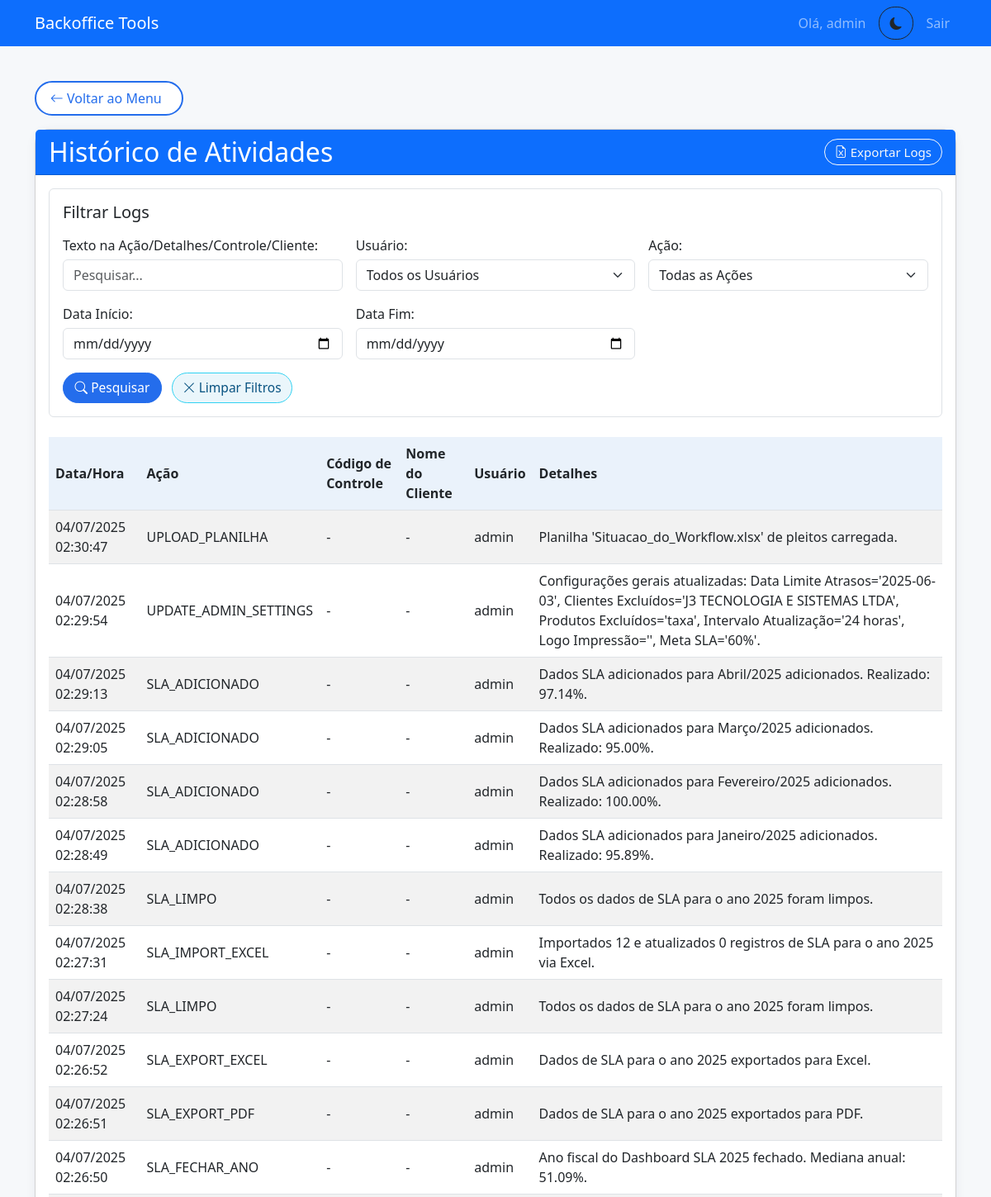
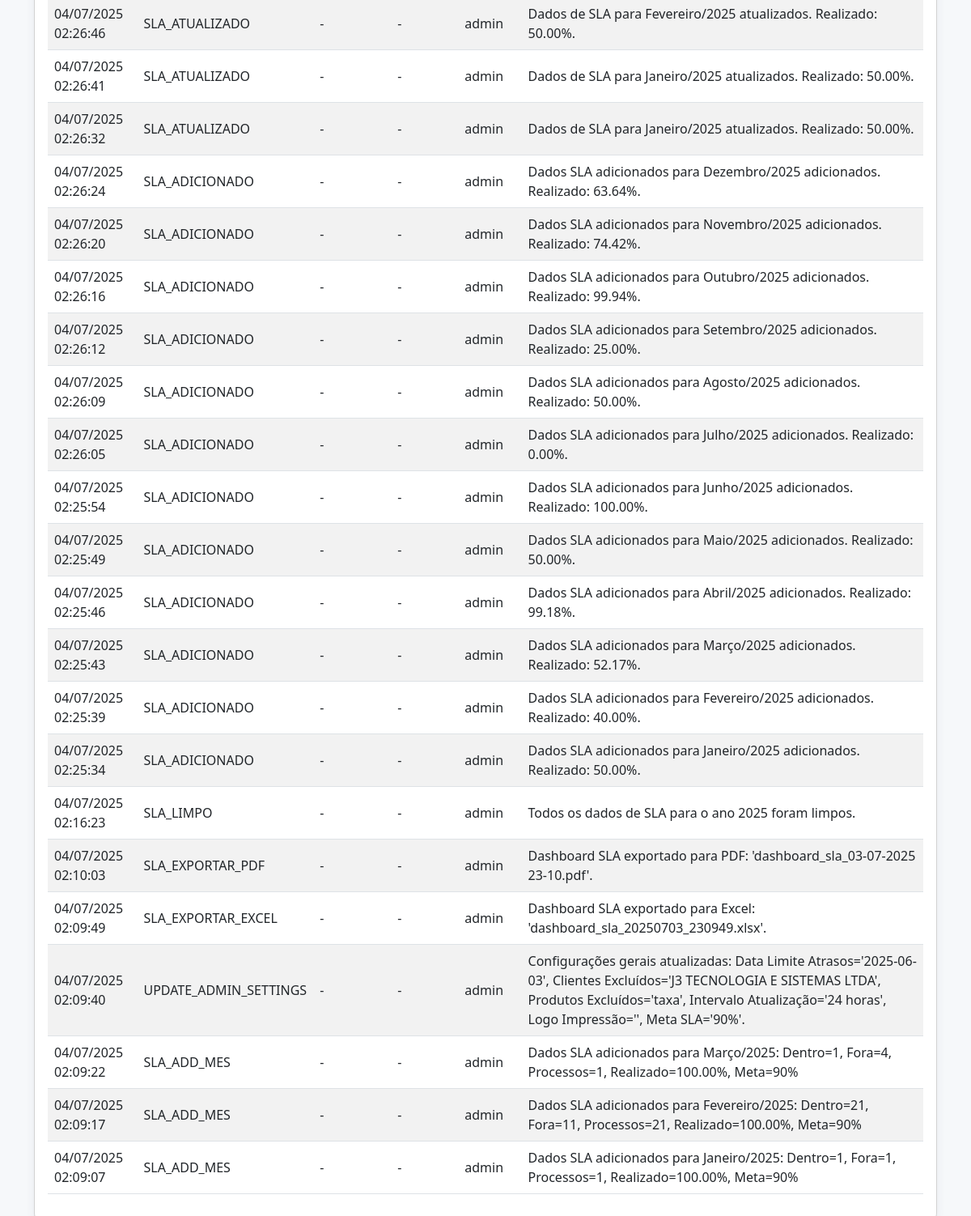
The app's page /logs (signed in) with its own data (2 pictures, top to bottom).
### models.py (models this page shows, shortened)
class Log(db.Model):
    id = db.Column(db.Integer, primary_key=True)
    action = db.Column(db.String(50), nullable=False)
    details = db.Column(db.Text)
    user_id = db.Column(db.Integer, db.ForeignKey('user.id'))
    user = db.relationship('User', backref=db.backref('logs', lazy=True))
    timestamp = db.Column(db.DateTime, default=datetime.utcnow)
    codigo_controle = db.Column(db.String(50), nullable=True)
    nome_cliente = db.Column(db.String(120), nullable=True)

class User(db.Model):
    id = db.Column(db.Integer, primary_key=True)
    username = db.Column(db.String(80), unique=True, nullable=False)
    password_hash = db.Column(db.String(128), nullable=False)
    role_id = db.Column(db.Integer, db.ForeignKey('role.id'), nullable=False)
    role = db.relationship('Role', backref=db.backref('users', lazy=True))

### app.py (the view, shortened to what this page needs)
@app.route('/logs')
@permission_required('can_access_logs') # Acesso aos logs
def show_logs():
    if 'username' not in session:
        return redirect(url_for('login'))
    search_text = request.args.get('search_text', '').strip()
    filter_user = request.args.get('filter_user', '').strip()
    filter_action = request.args.get('filter_action', '').strip()
    start_date_str = request.args.get('start_date', '').strip()
    end_date_str = request.args.get('end_date', '').strip()
    logs_query = Log.query.options(db.joinedload(Log.user)).order_by(Log.timestamp.desc())
    if filter_user:
        logs_query = logs_query.join(User).filter(User.username == filter_user)
    if filter_action:
        logs_query = logs_query.filter(Log.action == filter_action)
    if start_date_str:
        try:
            start_date = datetime.strptime(start_date_str, '%Y-%m-%d').date()
            logs_query = logs_query.filter(db.func.date(Log.timestamp) >= start_date)
        except ValueError:
            flash('Formato de "Data Início" inválido. Use AAAA-MM-DD.', 'danger')
    if end_date_str:
        try:
            end_date = datetime.strptime(end_date_str, '%Y-%m-%d').date()
            logs_query = logs_query.filter(db.func.date(Log.timestamp) <= end_date)
        except ValueError:
            flash('Formato de "Data Fim" inválido. Use AAAA-MM-DD.', 'danger')
    logs = logs_query.all()
    unique_users = [user.username for user in User.query.with_entities(User.username).distinct().order_by(User.username).all()]
    unique_actions = [action for action, in db.session.query(Log.action).distinct().order_by(Log.action).all()]
    return render_template(
        'logs.html',
        logs=logs,
        unique_users=unique_users,
        unique_actions=unique_actions,
        search_text=search_text,
        filter_user=filter_user,
        filter_action=filter_action,
        start_date=start_date_str,
        end_date=end_date_str
    )

### app.py (called while the page is built)
def permission_required(permission_name):
    def decorator(f):
        @wraps(f)
        def decorated_function(*args, **kwargs):
            if 'username' not in session:
                flash('Você precisa estar logado para acessar esta funcionalidade.', 'danger')
                return redirect(url_for('login'))
            user = User.query.filter_by(username=session['username']).first()
            if user and hasattr(user.role, permission_name) and getattr(user.role, permission_name):
                return f(*args, **kwargs)
            else:
                flash('Você não tem permissão para realizar esta ação ou acessar esta página.', 'danger')
                return redirect(url_for('menu')) # Ou abort(403)
        return decorated_function
    return decorator

### templates/logs.html (shortened to what this page needs)
{% extends "base.html" %}
{% block content %}
<a href="{{ url_for('menu') }}" class="btn btn-outline-primary mb-3">
    <i class="bi bi-arrow-left"></i> Voltar ao Menu
</a>
<div class="card">
    <div class="card-header bg-primary text-white d-flex justify-content-between align-items-center">
        <h2 class="mb-0">Histórico de Atividades</h2>
        <a href="{{ url_for('export_logs') }}" class="btn btn-outline-light btn-sm">
            <i class="bi bi-file-earmark-excel"></i> Exportar Logs
        </a>
    </div>
    <div class="card-body">
        <form method="GET" action="{{ url_for('show_logs') }}" class="mb-4 p-3 border rounded">
            <h5 class="mb-3">Filtrar Logs</h5>
            <div class="row g-3">
                <div class="col-md-4">
                    <label for="search_text" class="form-label">Texto na Ação/Detalhes/Controle/Cliente:</label>
                    <input type="text" class="form-control" id="search_text" name="search_text" value="{{ search_text or '' }}" placeholder="Pesquisar...">
                </div>
                <div class="col-md-4">
                    <label for="filter_user" class="form-label">Usuário:</label>
                    <select class="form-select" id="filter_user" name="filter_user">
                        <option value="">Todos os Usuários</option>
                    </select>
                </div>
                <div class="col-md-4">
                    <label for="filter_action" class="form-label">Ação:</label>
                    <select class="form-select" id="filter_action" name="filter_action">
                        <option value="">Todas as Ações</option>
                    </select>
                </div>
                <div class="col-md-4">
                    <label for="start_date" class="form-label">Data Início:</label>
                    <input type="date" class="form-control" id="start_date" name="start_date" value="{{ start_date or '' }}">
                </div>
                <div class="col-md-4">
                    <label for="end_date" class="form-label">Data Fim:</label>
                    <input type="date" class="form-control" id="end_date" name="end_date" value="{{ end_date or '' }}">
                </div>
            </div>
            <div class="mt-3">
                <button type="submit" class="btn btn-primary me-2"><i class="bi bi-search"></i> Pesquisar</button>
                <a href="{{ url_for('show_logs') }}" class="btn btn-outline-secondary"><i class="bi bi-x-lg"></i> Limpar Filtros</a>
            </div>
        </form>
        {% if logs %}
        <div class="table-responsive">
            <table class="table table-striped">
                <thead>
                    <tr>
                        <th>Data/Hora</th>
                        <th>Ação</th>
                        <th>Código de Controle</th>
                        <th>Nome do Cliente</th>
                        <th>Usuário</th>
                        <th>Detalhes</th>
                    </tr>
                </thead>
                <tbody>
                    {% for log in logs %}
                    <tr>
                        <td>{{ log.timestamp.strftime('%d/%m/%Y %H:%M:%S') if log.timestamp else '-' }}</td>
                        <td>{{ log.action }}</td>
                        <td>{{ log.codigo_controle or '-' }}</td>
                        <td>{{ log.nome_cliente or '-' }}</td>
                        <td>{{ log.user.username if log.user else 'N/A' }}</td>
                        <td>{{ log.details or '-' }}</td>
                    </tr>
                    {% endfor %}
                </tbody>
            </table>
        </div>
        {% else %}
        <div class="alert alert-info">
            Nenhum registro de log encontrado para os filtros aplicados.
        </div>
        {% endif %}
    </div>
</div>
{% endblock %}

### static/styles.css (style rules this page uses)
body { background-color: #f6f8fa; font-family: 'Segoe UI', Arial, sans-serif; }
.card { border-radius: 18px; box-shadow: 0 2px 12px rgba(50, 60, 100, 0.07); }
.card-header { border-radius: 18px 18px 0 0; font-size: 1.15rem; font-weight: 500; }
.table thead th { background-color: #eaf2fb; font-size: 1rem; }
.table td, .table th { vertical-align: middle; }
.btn, .btn-primary, .btn-outline-primary, .btn-outline-info, .btn-outline-success, .btn-outline-warning, .btn-outline-secondary { border-radius: 1.2rem !important; font-weight: 500; font-size: 0.97rem; transition: background 0.18s; box-shadow: none !important; }
.btn-outline-info, .btn-outline-secondary { color: #095381 !important; border-color: #31d2f2 !important; background-color: #eaf6fb !important; }
.btn-primary, .btn-outline-primary { background-color: #246dec; border-color: #246dec; color: #fff !important; }
.btn-sm { padding: 0.22rem 0.75rem; font-size: 0.94rem; border-radius: 1.2rem; }
a.btn-outline-primary.mb-3 { font-size: 1rem; padding: 0.44rem 1.5rem 0.44rem 1.05rem; border-radius: 1.7rem !important; margin-bottom: 1.3rem; margin-top: 1.1rem; background: #fff; font-weight: 500; border: 2px solid #246dec; color: #246dec !important; transition: background 0.13s, color 0.13s; }
.form-label { font-weight: 500; margin-bottom: 0.3rem; }
.btn-edit-feriados, #btnFeriados, .btn-modal, .btn-outline-primary { background: #fff; color: #246dec !important; border: 1.5px solid #246dec; border-radius: 1.2rem !important; font-weight: 500; padding: 0.3rem 1.1rem; font-size: 0.97rem; margin-bottom: 0.3em; transition: background .15s, color .15s; }
.table-responsive { padding-bottom: 0.5em; }
.btn-outline-primary, .btn-primary, .btn-warning, .btn-success, .btn-secondary { min-width: 120px; }

### templates/base.html (style rules this page uses)
:root { --bg-light: #f8f9fa; --text-light: #212529; --card-light: #ffffff; --primary-light: #0d6efd; --secondary-light: #6c757d; --bg-dark: #121212; --text-dark: #e0e0e0; --card-dark: #1e1e1e; --primary-dark: #1a4b8c; --secondary-dark: #495057; }

### records on screen
Log: timestamp "04/07/2025 02:30:47", action "UPLOAD_PLANILHA", codigo_controle "-", nome_cliente "-", user "admin", details "Planilha 'Situacao_do_Workflow.xlsx' de pleitos carregada."
Log: timestamp "04/07/2025 02:29:54", action "UPDATE_ADMIN_SETTINGS", codigo_controle "-", nome_cliente "-", user "admin", details "Configurações gerais atualizadas: Data Limite Atrasos='2025-06-03', Clientes Excluídos='J3 TECNOLOGIA E SISTEMAS LTDA', Produtos Excluídos='taxa', Intervalo Atualização='24 horas', Logo Impressão='', Meta SLA='60%'."
Log: timestamp "04/07/2025 02:29:13", action "SLA_ADICIONADO", codigo_controle "-", nome_cliente "-", user "admin", details "Dados SLA adicionados para Abril/2025 adicionados. Realizado: 97.14%."
Log: timestamp "04/07/2025 02:29:05", action "SLA_ADICIONADO", codigo_controle "-", nome_cliente "-", user "admin", details "Dados SLA adicionados para Março/2025 adicionados. Realizado: 95.00%."
Log: timestamp "04/07/2025 02:28:58", action "SLA_ADICIONADO", codigo_controle "-", nome_cliente "-", user "admin", details "Dados SLA adicionados para Fevereiro/2025 adicionados. Realizado: 100.00%."
Log: timestamp "04/07/2025 02:28:49", action "SLA_ADICIONADO", codigo_controle "-", nome_cliente "-", user "admin", details "Dados SLA adicionados para Janeiro/2025 adicionados. Realizado: 95.89%."
Log: timestamp "04/07/2025 02:28:38", action "SLA_LIMPO", codigo_controle "-", nome_cliente "-", user "admin", details "Todos os dados de SLA para o ano 2025 foram limpos."
Log: timestamp "04/07/2025 02:27:31", action "SLA_IMPORT_EXCEL", codigo_controle "-", nome_cliente "-", user "admin", details "Importados 12 e atualizados 0 registros de SLA para o ano 2025 via Excel."
Log: timestamp "04/07/2025 02:27:24", action "SLA_LIMPO", codigo_controle "-", nome_cliente "-", user "admin", details "Todos os dados de SLA para o ano 2025 foram limpos."
Log: timestamp "04/07/2025 02:26:52", action "SLA_EXPORT_EXCEL", codigo_controle "-", nome_cliente "-", user "admin", details "Dados de SLA para o ano 2025 exportados para Excel."
Log: timestamp "04/07/2025 02:26:51", action "SLA_EXPORT_PDF", codigo_controle "-", nome_cliente "-", user "admin", details "Dados de SLA para o ano 2025 exportados para PDF."
Log: timestamp "04/07/2025 02:26:50", action "SLA_FECHAR_ANO", codigo_controle "-", nome_cliente "-", user "admin", details "Ano fiscal do Dashboard SLA 2025 fechado. Mediana anual: 51.09%."
Log: timestamp "04/07/2025 02:26:46", action "SLA_ATUALIZADO", codigo_controle "-", nome_cliente "-", user "admin", details "Dados de SLA para Fevereiro/2025 atualizados. Realizado: 50.00%."
Log: timestamp "04/07/2025 02:26:41", action "SLA_ATUALIZADO", codigo_controle "-", nome_cliente "-", user "admin", details "Dados de SLA para Janeiro/2025 atualizados. Realizado: 50.00%."
Log: timestamp "04/07/2025 02:26:32", action "SLA_ATUALIZADO", codigo_controle "-", nome_cliente "-", user "admin", details "Dados de SLA para Janeiro/2025 atualizados. Realizado: 50.00%."
Log: timestamp "04/07/2025 02:26:24", action "SLA_ADICIONADO", codigo_controle "-", nome_cliente "-", user "admin", details "Dados SLA adicionados para Dezembro/2025 adicionados. Realizado: 63.64%."
Log: timestamp "04/07/2025 02:26:20", action "SLA_ADICIONADO", codigo_controle "-", nome_cliente "-", user "admin", details "Dados SLA adicionados para Novembro/2025 adicionados. Realizado: 74.42%."
Log: timestamp "04/07/2025 02:26:16", action "SLA_ADICIONADO", codigo_controle "-", nome_cliente "-", user "admin", details "Dados SLA adicionados para Outubro/2025 adicionados. Realizado: 99.94%."
Log: timestamp "04/07/2025 02:26:12", action "SLA_ADICIONADO", codigo_controle "-", nome_cliente "-", user "admin", details "Dados SLA adicionados para Setembro/2025 adicionados. Realizado: 25.00%."
Log: timestamp "04/07/2025 02:26:09", action "SLA_ADICIONADO", codigo_controle "-", nome_cliente "-", user "admin", details "Dados SLA adicionados para Agosto/2025 adicionados. Realizado: 50.00%."
Log: timestamp "04/07/2025 02:26:05", action "SLA_ADICIONADO", codigo_controle "-", nome_cliente "-", user "admin", details "Dados SLA adicionados para Julho/2025 adicionados. Realizado: 0.00%."
Log: timestamp "04/07/2025 02:25:54", action "SLA_ADICIONADO", codigo_controle "-", nome_cliente "-", user "admin", details "Dados SLA adicionados para Junho/2025 adicionados. Realizado: 100.00%."
Log: timestamp "04/07/2025 02:25:49", action "SLA_ADICIONADO", codigo_controle "-", nome_cliente "-", user "admin", details "Dados SLA adicionados para Maio/2025 adicionados. Realizado: 50.00%."
Log: timestamp "04/07/2025 02:25:46", action "SLA_ADICIONADO", codigo_controle "-", nome_cliente "-", user "admin", details "Dados SLA adicionados para Abril/2025 adicionados. Realizado: 99.18%."
Log: timestamp "04/07/2025 02:25:43", action "SLA_ADICIONADO", codigo_controle "-", nome_cliente "-", user "admin", details "Dados SLA adicionados para Março/2025 adicionados. Realizado: 52.17%."
Log: timestamp "04/07/2025 02:25:39", action "SLA_ADICIONADO", codigo_controle "-", nome_cliente "-", user "admin", details "Dados SLA adicionados para Fevereiro/2025 adicionados. Realizado: 40.00%."
Log: timestamp "04/07/2025 02:25:34", action "SLA_ADICIONADO", codigo_controle "-", nome_cliente "-", user "admin", details "Dados SLA adicionados para Janeiro/2025 adicionados. Realizado: 50.00%."
Log: timestamp "04/07/2025 02:16:23", action "SLA_LIMPO", codigo_controle "-", nome_cliente "-", user "admin", details "Todos os dados de SLA para o ano 2025 foram limpos."
Log: timestamp "04/07/2025 02:10:03", action "SLA_EXPORTAR_PDF", codigo_controle "-", nome_cliente "-", user "admin", details "Dashboard SLA exportado para PDF: 'dashboard_sla_03-07-2025 23-10.pdf'."
Log: timestamp "04/07/2025 02:09:49", action "SLA_EXPORTAR_EXCEL", codigo_controle "-", nome_cliente "-", user "admin", details "Dashboard SLA exportado para Excel: 'dashboard_sla_20250703_230949.xlsx'."
Log: timestamp "04/07/2025 02:09:40", action "UPDATE_ADMIN_SETTINGS", codigo_controle "-", nome_cliente "-", user "admin", details "Configurações gerais atualizadas: Data Limite Atrasos='2025-06-03', Clientes Excluídos='J3 TECNOLOGIA E SISTEMAS LTDA', Produtos Excluídos='taxa', Intervalo Atualização='24 horas', Logo Impressão='', Meta SLA='90%'."
Log: timestamp "04/07/2025 02:09:22", action "SLA_ADD_MES", codigo_controle "-", nome_cliente "-", user "admin", details "Dados SLA adicionados para Março/2025: Dentro=1, Fora=4, Processos=1, Realizado=100.00%, Meta=90%"
Log: timestamp "04/07/2025 02:09:17", action "SLA_ADD_MES", codigo_controle "-", nome_cliente "-", user "admin", details "Dados SLA adicionados para Fevereiro/2025: Dentro=21, Fora=11, Processos=21, Realizado=100.00%, Meta=90%"
Log: timestamp "04/07/2025 02:09:07", action "SLA_ADD_MES", codigo_controle "-", nome_cliente "-", user "admin", details "Dados SLA adicionados para Janeiro/2025: Dentro=1, Fora=1, Processos=1, Realizado=100.00%, Meta=90%"

### other values on screen
{{ session['username'] }} "admin"
